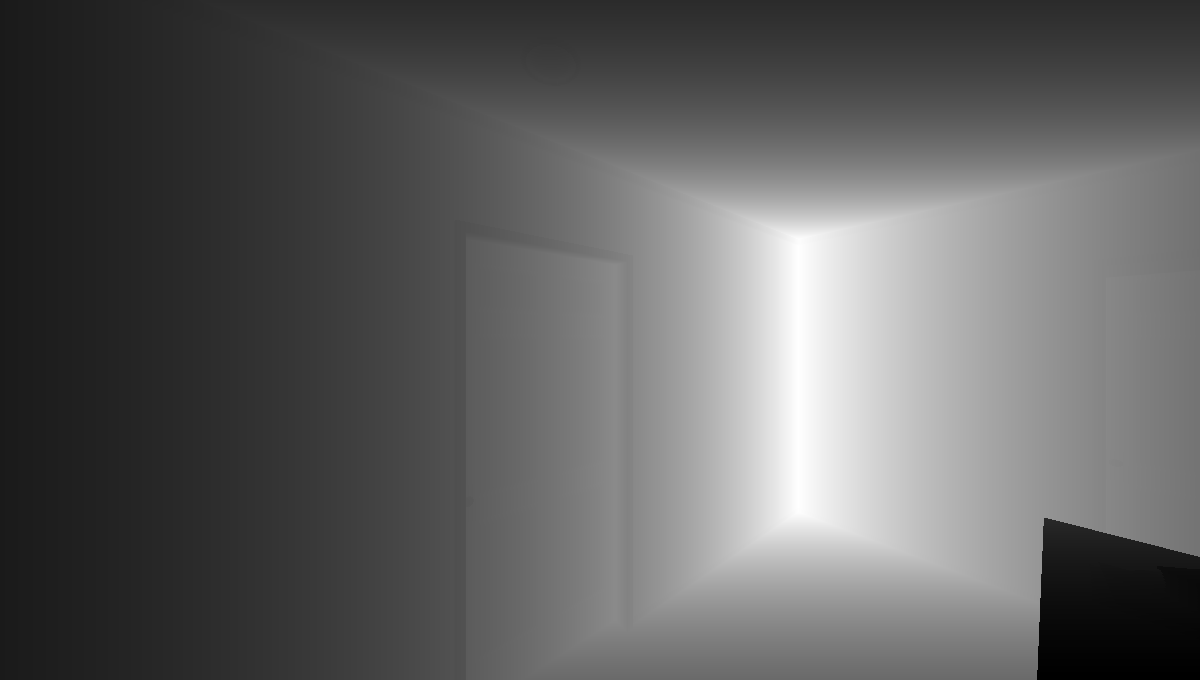
#> input picture data/depth_benchmark/000000.png, 1200 x 680 px
$ python run_on_depth_image.py --input ../data/depth_benchmark/000000.png
#> lines starting #> are read from the running program, lines starting #| are printed output that depends on the picture
### backend/privacy_scrubber.py
"""
WAYLO: Real Depth-Only Local Privacy Pipeline.

Transforms raw local depth frames into 4 scalar doorway geometry features:
- width (m)
- lateral offset (m)
- approach angle (deg)
- distance (m)

Privacy Guarantees (Documented strictly, never claiming 'zero leakage'):
1. RGB Input Discard: Any RGB input buffer is immediately deleted upon receipt in memory.
   No RGB pixels are ever stored, cached, logged, or serialized.
2. Local Geometric Reduction: 2D depth arrays are processed strictly locally using geometric
   scanline aperture detection. No raw depth images or 3D point clouds leave this module.
3. No Cloud Transmission: No depth frames or point clouds are ever sent to external cloud APIs
   (depth_frames_sent_to_cloud = 0).
4. No Disk Writes: No image frames, depth maps, or raw telemetry are ever persisted to disk
   (images_written = 0).
5. Output Scrubbing: The returned data structure contains ONLY scalar numerical doorway features
   and audit counters.
"""

from __future__ import annotations

import math
import os
from pathlib import Path
from typing import Any, Dict, Optional, Tuple, Union

import numpy as np
from PIL import Image


class PrivacyAuditTracker:
    """Tracks privacy audit counters across frames."""

    def __init__(self) -> None:
        self.frames_processed: int = 0
        self.rgb_discarded: int = 0
        self.images_written: int = 0               # Invariant: strictly 0
        self.depth_frames_sent_to_cloud: int = 0    # Invariant: strictly 0

    def record_frame(self, had_rgb: bool) -> None:
        self.frames_processed += 1
        if had_rgb:
            self.rgb_discarded += 1

    def get_counters(self) -> Dict[str, int]:
        return {
            "frames_processed": self.frames_processed,
            "rgb_discarded": self.rgb_discarded,
            "images_written": self.images_written,
            "depth_frames_sent_to_cloud": self.depth_frames_sent_to_cloud
        }

    def reset(self) -> None:
        self.frames_processed = 0
        self.rgb_discarded = 0
        self.images_written = 0
        self.depth_frames_sent_to_cloud = 0


# Global singleton audit tracker
_AUDIT_TRACKER = PrivacyAuditTracker()


def get_audit_counters() -> Dict[str, int]:
    """Returns current privacy audit counters."""
    return _AUDIT_TRACKER.get_counters()


def reset_audit_counters() -> None:
    """Resets audit counters for clean testing."""
    _AUDIT_TRACKER.reset()


def load_depth_frame(depth_input: Union[np.ndarray, str, Path]) -> np.ndarray:
    """
    Loads a depth frame as an HxW float32 numpy array representing metric depth in meters.
    Supports numpy arrays, .npy files, and 16-bit PNG depth images.
    """
#> called with depth_input = '../data/depth_benchmark/000000.png'
    if isinstance(depth_input, np.ndarray):
        arr = depth_input.copy()
        if arr.ndim == 3:
            arr = arr[:, :, 0]
        return arr.astype(np.float32)

    path = Path(depth_input)
    if not path.exists():
        raise FileNotFoundError(f"Depth input file not found: {depth_input}")

    if path.suffix.lower() == ".npy":
        arr = np.load(path)
        if arr.ndim == 3:
            arr = arr[:, :, 0]
        return arr.astype(np.float32)

    elif path.suffix.lower() in (".png", ".tiff", ".tif"):
        with Image.open(path) as img:
#> img is the input picture: PIL image 1200x680 I;16; min 476, max 3116, mean 1483.4
            arr = np.array(img)
            # Standard 16-bit millimeter depth format (NYU Depth, RealSense, SUN RGB-D)
            if arr.dtype == np.uint16:
                return arr.astype(np.float32) / 1000.0
            elif np.issubdtype(arr.dtype, np.floating):
                return arr.astype(np.float32)
            else:
                # 8-bit fallback: scale to nominal 5.0m range
                return arr.astype(np.float32) * (5.0 / 255.0)
    else:
        raise ValueError(f"Unsupported depth file extension: {path.suffix}")


# [50 lines left out: function create_synthetic_depth_frame, not called in this run]


def extract_doorway_features(
    depth_image: Union[np.ndarray, str, Path],
    rgb_image: Optional[Any] = None,
    hfov_deg: float = 65.0
) -> Dict[str, Any]:
    """
    Core privacy extraction function:
    1. Drops RGB image immediately.
    2. Analyzes local metric depth frame to extract doorway features.
    3. Emits ONLY scalar doorway features (width, lateral offset, approach angle, distance).
    4. Guarantees no images or point clouds leave this function.
    """
    had_rgb = rgb_image is not None
    if had_rgb:
        # Strictly discard RGB reference from scope immediately
        del rgb_image
        rgb_image = None

    _AUDIT_TRACKER.record_frame(had_rgb=had_rgb)

    depth_meters = load_depth_frame(depth_image)
    h, w = depth_meters.shape

    # Focus on horizontal central band (waist-to-shoulder height in wheelchair coordinates)
    r_start = int(0.40 * h)
    r_end = int(0.60 * h)
    scan_band = depth_meters[r_start:r_end, :]
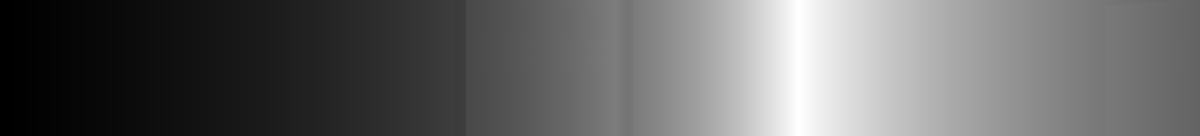
#> scan_band: shape (136, 1200) float32; min 0.753, max 3.12, mean 1.7; drawn with min black and max white
    z_profile = np.nanmedian(scan_band, axis=0)
#> z_profile = 1200 values, max 3.12 at index 798, min 0.753 at index 0, mean 1.7

    # Invalidate invalid depths (<= 0.2m or > 12.0m)
    valid_mask = (z_profile > 0.25) & (z_profile < 12.0) & (~np.isnan(z_profile))
    if np.sum(valid_mask) < 20:
        return {
            "status": "NO_DOORWAY_DETECTED",
            "doorway_detected": False,
            "width": 0.0,
            "lateral_offset": 0.0,
            "approach_angle": 0.0,
            "distance": 0.0,
            "audit": _AUDIT_TRACKER.get_counters()
        }

    # Camera horizontal focal length
    fx = (w / 2.0) / math.tan(math.radians(hfov_deg / 2.0))
    angles = np.arctan((np.arange(w) - w / 2.0) / fx)

    # Compute wall baseline distance
    valid_z = z_profile[valid_mask]
#> valid_z has the same summary as z_profile
    wall_dist = float(np.percentile(valid_z, 20))
#> wall_dist = 0.975

    # Detect doorway aperture where depth exceeds wall foreground threshold
    is_gap = (z_profile > wall_dist + 0.40) | (z_profile >= 5.0)

    # Find widest contiguous gap of aperture columns
    best_start, best_end, max_len = -1, -1, 0
    cur_start = -1

    for c in range(w):
        if is_gap[c]:
            if cur_start == -1:
                cur_start = c
        else:
            if cur_start != -1:
                cur_len = c - cur_start
                if cur_len > max_len:
                    max_len = cur_len
                    best_start = cur_start
                    best_end = c - 1
                cur_start = -1
#> after the loop, best_end = -1; best_start = -1; cur_start = 466; max_len = 0

    if cur_start != -1 and (w - cur_start) > max_len:
        max_len = w - cur_start
#> max_len = 734
        best_start = cur_start
#> best_start = 466
        best_end = w - 1

    # Require minimum pixel width for a valid doorway aperture
    if max_len < 15 or best_start == -1:
        return {
            "status": "NO_DOORWAY_DETECTED",
            "doorway_detected": False,
            "width": 0.0,
            "lateral_offset": 0.0,
            "approach_angle": 0.0,
            "distance": round(wall_dist, 3),
            "audit": _AUDIT_TRACKER.get_counters()
        }

    # Left and right door jamb coordinates
    c_left = max(0, best_start - 2)
#> c_left = 464
    c_right = min(w - 1, best_end + 2)

    z_l = float(np.nanmedian(z_profile[max(0, c_left - 3):c_left + 1]))
#> z_l = 1.32
    z_r = float(np.nanmedian(z_profile[c_right:min(w, c_right + 4)]))
#> z_r = 1.68
    if np.isnan(z_l) or z_l <= 0:
        z_l = wall_dist
    if np.isnan(z_r) or z_r <= 0:
        z_r = wall_dist

    theta_l = angles[c_left]
#> theta_l = -0.143
    theta_r = angles[c_right]

    x_l = z_l * math.sin(theta_l)
#> x_l = -0.188
    y_l = z_l * math.cos(theta_l)
#> y_l = 1.3
    x_r = z_r * math.sin(theta_r)
#> x_r = 0.9
    y_r = z_r * math.cos(theta_r)
#> y_r = 1.42

    # Geometric doorway features
    width = math.hypot(x_r - x_l, y_r - y_l)
#> width = 1.09
    lateral_offset = (x_l + x_r) / 2.0
#> lateral_offset = 0.356
    distance = (y_l + y_r) / 2.0
#> distance = 1.36

    # Approach angle: relative angle of doorway face normal to wheelchair heading
    door_dir_angle = math.atan2(y_r - y_l, x_r - x_l)
#> door_dir_angle = 0.101
    normal_angle = door_dir_angle - math.pi / 2.0
#> normal_angle = -1.47
    # Normalize to [-pi, pi]
    approach_angle_rad = (normal_angle + math.pi) % (2.0 * math.pi) - math.pi
#> approach_angle_rad = -1.47
    approach_angle_deg = math.degrees(approach_angle_rad)
#> approach_angle_deg = -84.2

    # Discard local image variables from memory
    del depth_meters
    del scan_band
    del z_profile

    # Emit ONLY scalar features. NO point clouds, NO image matrices.
    return {
        "status": "SUCCESS",
        "doorway_detected": True,
        "width": round(float(width), 3),
        "lateral_offset": round(float(lateral_offset), 3),
        "approach_angle": round(float(approach_angle_deg), 2),
        "distance": round(float(distance), 3),
        "width_m": round(float(width), 3),
        "lateral_offset_m": round(float(lateral_offset), 3),
        "approach_angle_deg": round(float(approach_angle_deg), 2),
        "distance_m": round(float(distance), 3),
        "audit": _AUDIT_TRACKER.get_counters()
    }


# [17 lines left out: function anonymize_spatial_feed, not called in this run]


# [8 lines that do not run on import are left out]

### scripts/run_on_depth_image.py
"""
Run WAYLO Privacy Pipeline on Depth Images (Public Indoor Depth Datasets).

Processes a depth image (.npy or 16-bit PNG), optionally paired with an RGB image,
and extracts ONLY scalar doorway geometry features (width, lateral offset, approach angle, distance).

Guarantees:
- RGB image (if provided) is dropped in-memory immediately.
- Only scalar doorway features are returned; no point clouds or depth image arrays leave the module.
- Audit invariants: images_written == 0, depth_frames_sent_to_cloud == 0.
- No files are created or written to disk during live inference.

Usage:
  python scripts/run_on_depth_image.py [--input path/to/depth.npy] [--rgb path/to/color.png]
  python scripts/run_on_depth_image.py --benchmark
"""

import argparse
import json
import math
import sys
from pathlib import Path
from typing import Any, Dict, List

import numpy as np

# Ensure project root is on sys.path
PROJECT_ROOT = Path(__file__).resolve().parent.parent
if str(PROJECT_ROOT) not in sys.path:
    sys.path.insert(0, str(PROJECT_ROOT))

from backend.privacy_scrubber import (
    extract_doorway_features,
    create_synthetic_depth_frame,
    get_audit_counters,
    reset_audit_counters
)


def run_pipeline(input_path: str | None = None, rgb_path: str | None = None) -> dict:
    reset_audit_counters()

    # If no file provided, generate a benchmark depth image (e.g. 0.91m standard ADA door at 2.5m)
    if input_path is None or not Path(input_path).exists():
        print("[INFO] No external depth image provided; generating synthetic NYU Depth V2 style indoor frame.")
        depth_data = create_synthetic_depth_frame(
            door_width_m=0.91,
            door_distance_m=2.5,
            lateral_offset_m=0.10,
            approach_angle_deg=4.0
        )
    else:
        print(f"[INFO] Loading depth input: {input_path}")
        depth_data = input_path

    rgb_data = None
    if rgb_path and Path(rgb_path).exists():
        print(f"[INFO] Received optional RGB frame: {rgb_path} (will be discarded immediately)")
        from PIL import Image
        with Image.open(rgb_path) as img:
            rgb_data = np.array(img)
    elif rgb_path:
        print(f"[INFO] Mock RGB frame provided (will be discarded immediately)")
        rgb_data = np.zeros((480, 640, 3), dtype=np.uint8)

    # Execute privacy extraction
    result = extract_doorway_features(depth_data, rgb_image=rgb_data)
#> result = 11 items

    # Privacy verification checks:
    # 1. Output must not contain any numpy arrays or raw lists of points
    for k, v in result.items():
        assert not isinstance(v, np.ndarray), f"Violation: key '{k}' contains an ndarray!"
        if isinstance(v, (list, tuple)):
            for item in v:
                assert not isinstance(item, (list, tuple, np.ndarray)), f"Violation: nested array in '{k}'"
#> this loop made 11 passes
#> (k, v) on passes 1 to 8: ('status', 'SUCCESS'), ('doorway_detected', True), ('width', 1.09), ('lateral_offset', 0.356), ('approach_angle', -84.2), ('distance', 1.36), ('width_m', 1.09), ('lateral_offset_m', 0.356)

    # 2. Check audit counters
    audit = get_audit_counters()
    assert audit["images_written"] == 0, "Privacy Violation: images were written to disk!"
    assert audit["depth_frames_sent_to_cloud"] == 0, "Privacy Violation: depth frames were sent to cloud!"
    if rgb_data is not None:
        assert audit["rgb_discarded"] >= 1, "Privacy Violation: RGB was not discarded!"

    print("\n" + "=" * 60)
    print("  WAYLO LOCAL DEPTH-ONLY PRIVACY PIPELINE RESULTS")
    print("=" * 60)
    print(f"Status               : {result.get('status')}")
#| Status               : SUCCESS
    print(f"Doorway Detected     : {result.get('doorway_detected')}")
#| Doorway Detected     : True
    print(f"Door Width (m)       : {result.get('width_m'):.3f} m")
#| Door Width (m)       : 1.094 m
    print(f"Lateral Offset (m)   : {result.get('lateral_offset_m'):+.3f} m")
#| Lateral Offset (m)   : +0.356 m
    print(f"Approach Angle (deg) : {result.get('approach_angle_deg'):+.2f} deg")
#| Approach Angle (deg) : -84.20 deg
    print(f"Distance to Door (m) : {result.get('distance_m'):.3f} m")
#| Distance to Door (m) : 1.360 m
    print("-" * 60)
    print("Privacy Audit Counters:")
    for k, v in audit.items():
        print(f"  {k:<28}: {v}")
    print("-" * 60)
    print("Privacy Guarantees:")
    print("  - RGB discarded immediately : YES (in-memory deletion, never stored)")
    print("  - Images written to disk    : 0 (verified)")
    print("  - Sent to cloud             : 0 (local execution only)")
    print("  - Output format             : ONLY 4 scalar doorway features")
    print("=" * 60 + "\n")

    return result


# [110 lines left out: function run_dataset_benchmark, not called in this run]


def main():
    parser = argparse.ArgumentParser(description="Run WAYLO Privacy Pipeline on Depth Image")
    parser.add_argument("--input", type=str, default=None, help="Path to .npy or 16-bit PNG depth file")
    parser.add_argument("--rgb", type=str, default=None, help="Path to optional RGB file to test discarding")
    parser.add_argument("--benchmark", action="store_true", help="Run benchmark across 20 real indoor depth frames")
    args = parser.parse_args()

    if args.benchmark:
        run_dataset_benchmark()
    else:
        run_pipeline(args.input, args.rgb)


if __name__ == "__main__":
    main()

$ run again, on data/depth_benchmark/000002.png
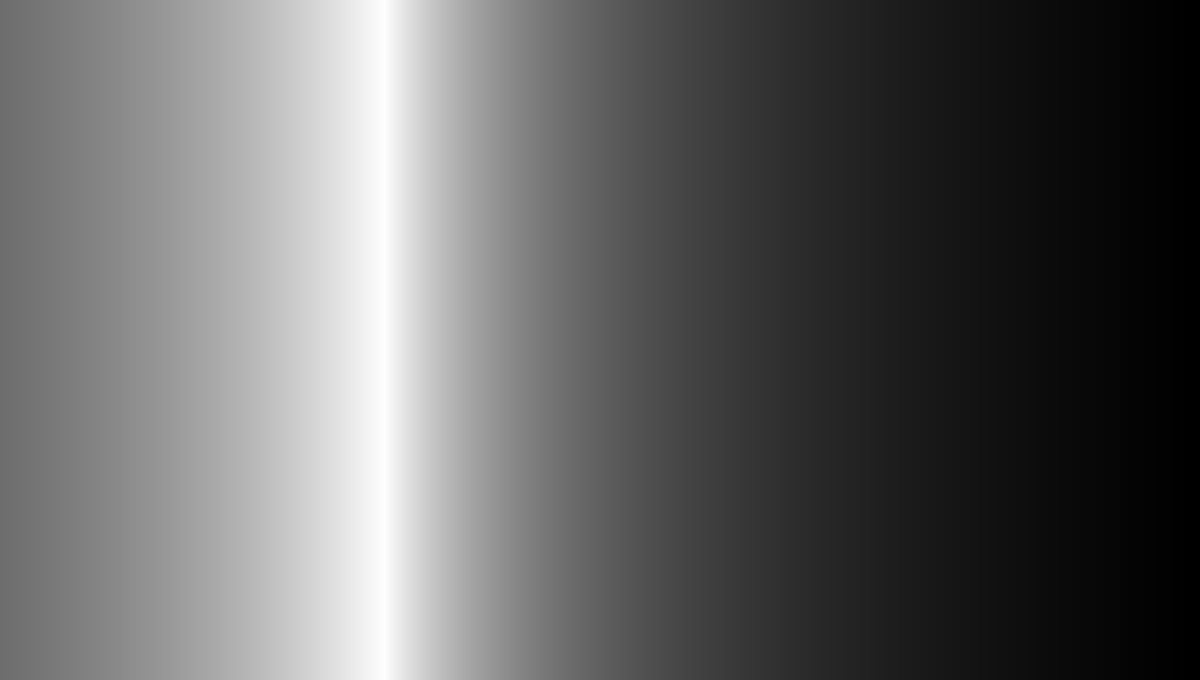
#> input picture data/depth_benchmark/000002.png, 1200 x 680 px
#> in load_depth_frame, img is the input picture: PIL image 1200x680 I;16; min 177, max 809, mean 423.7
#> in load_depth_frame, `return arr.astype(np.float32) / 1000.0`:
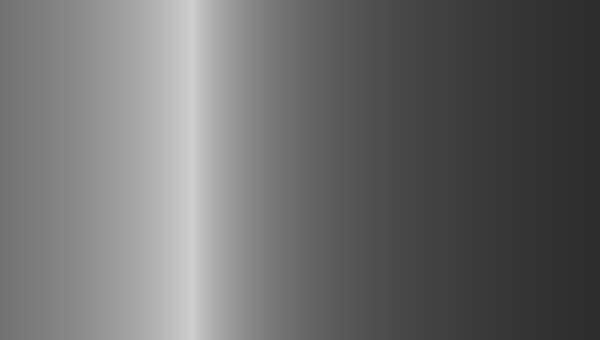
#> returned value: shape (680, 1200) float32 (shown at 1/2 size); min 0.177, max 0.809, mean 0.424
#> in extract_doorway_features, `scan_band = depth_meters[r_start:r_end, :]`:
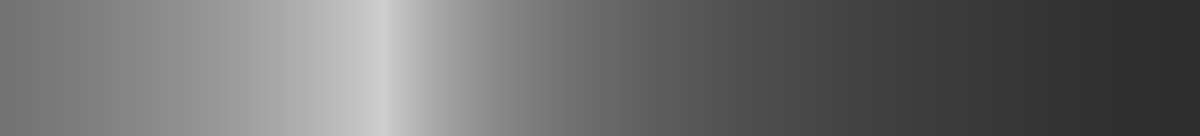
#> scan_band: shape (136, 1200) float32; min 0.177, max 0.809, mean 0.424
#> z_profile = 1200 values, max 0.809 at index 384, min 0.177 at index 1195, mean 0.424
#> valid_z = 892 values, max 0.809 at index 384, min 0.251 at index 889, mean 0.498
#> wall_dist = 0.331
#> after the loop in extract_doorway_features, `for c in range(w):`: best_end = 408; best_start = 334; cur_len = 75; cur_start = -1; max_len = 75
#> c_left = 332
#> c_right = 410
#> z_l = 0.727
#> z_r = 0.722
#> theta_l = -0.277
#> theta_r = -0.199
#> y_l = 0.7
#> x_r = -0.143
#> y_r = 0.707
#> width = 0.0569
#> lateral_offset = -0.171
#> distance = 0.703
#> door_dir_angle = 0.133
#> normal_angle = -1.44
#> approach_angle_deg = -82.4
#> result = 11 items
#> the loop in run_pipeline, `for k, v in result.items():` made 11 passes
#> (k, v) on passes 1 to 8: ('status', 'SUCCESS'), ('doorway_detected', True), ('width', 0.057), ('lateral_offset', -0.171), ('approach_angle', -82.4), ('distance', 0.703), ('width_m', 0.057), ('lateral_offset_m', -0.171)
#| Status               : SUCCESS
#| Doorway Detected     : True
#| Door Width (m)       : 0.057 m
#| Lateral Offset (m)   : -0.171 m
#| Approach Angle (deg) : -82.40 deg
#| Distance to Door (m) : 0.703 m

$ run again, on data/depth_benchmark/000003.png
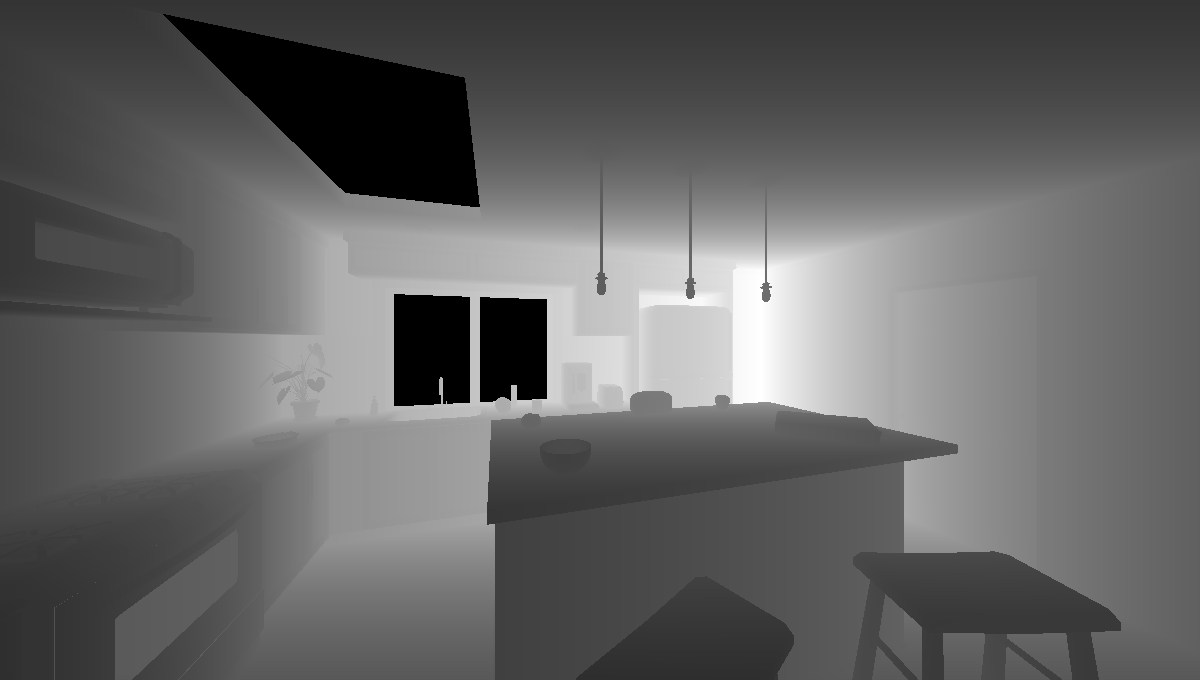
#> input picture data/depth_benchmark/000003.png, 1200 x 680 px
#> in load_depth_frame, img is the input picture: PIL image 1200x680 I;16; min 0, max 4532, mean 1769.5
#> in extract_doorway_features, `scan_band = depth_meters[r_start:r_end, :]`:
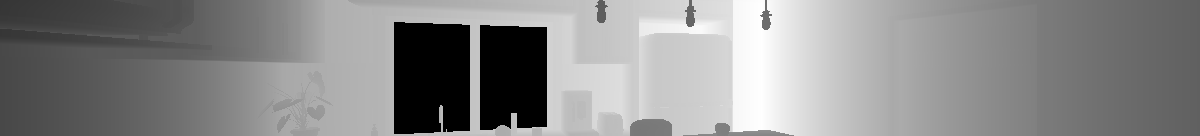
#> scan_band: shape (136, 1200) float32; min 0, max 4.53, mean 2.46; drawn with min black and max white
#> z_profile = 1200 values, max 4.53 at index 761, min 0 at index 394, mean 2.41
#> valid_z = 1057 values, max 4.53 at index 618, min 1.28 at index 0, mean 2.74
#> wall_dist = 1.87
#> after the loop in extract_doorway_features, `for c in range(w):`: best_end = 1036; best_start = 547; cur_len = 490; cur_start = -1; max_len = 490
#> c_left = 545
#> c_right = 1038
#> in extract_doorway_features, `z_l = float(np.nanmedian(z_profile[max(0, c_left - 3):c_left + 1]))`: z_l = 0
#> z_r = 2.2
#> in extract_doorway_features, `z_l = wall_dist`: z_l = 1.87
#> theta_l = -0.0583
#> theta_r = 0.435
#> x_l = -0.109
#> y_l = 1.86
#> x_r = 0.929
#> y_r = 2
#> width = 1.05
#> lateral_offset = 0.41
#> distance = 1.93
#> door_dir_angle = 0.129
#> normal_angle = -1.44
#> approach_angle_deg = -82.63
#> result = 11 items
#> the loop in run_pipeline, `for k, v in result.items():` made 11 passes
#> (k, v) on passes 1 to 8: ('status', 'SUCCESS'), ('doorway_detected', True), ('width', 1.05), ('lateral_offset', 0.41), ('approach_angle', -82.63), ('distance', 1.93), ('width_m', 1.05), ('lateral_offset_m', 0.41)
#| Status               : SUCCESS
#| Doorway Detected     : True
#| Door Width (m)       : 1.046 m
#| Lateral Offset (m)   : +0.410 m
#| Approach Angle (deg) : -82.63 deg
#| Distance to Door (m) : 1.930 m
